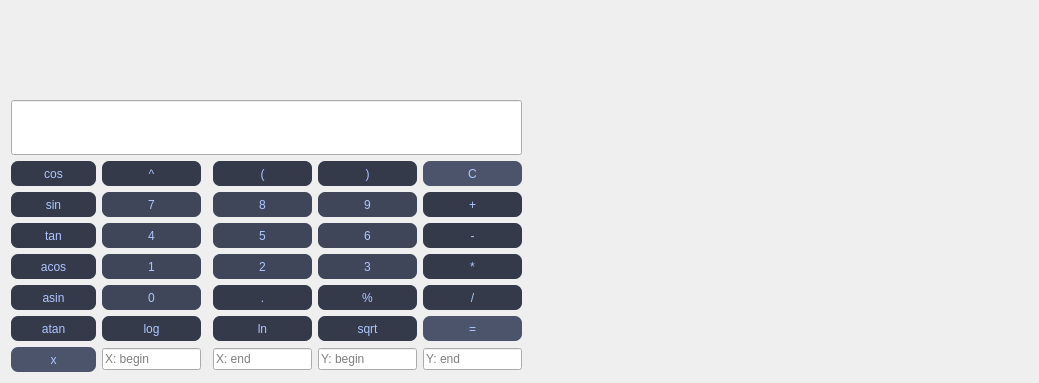
<?xml version="1.0" encoding="UTF-8"?>
<ui version="4.0">
 <class>Calc</class>
 <widget class="QWidget" name="Calc">
  <property name="geometry">
   <rect>
    <x>0</x>
    <y>0</y>
    <width>1039</width>
    <height>383</height>
   </rect>
  </property>
  <property name="windowTitle">
   <string>SmartCalculator</string>
  </property>
  <layout class="QGridLayout" name="gridLayout">
   <item row="7" column="0">
    <widget class="QPushButton" name="pushButton_atan">
     <property name="styleSheet">
      <string notr="true">background-color: rgb(52, 58, 74);
border-width: 1px;
border-radius: 7px;
color:rgb(174, 198, 255);
height: 25px;</string>
     </property>
     <property name="text">
      <string>atan</string>
     </property>
    </widget>
   </item>
   <item row="2" column="0">
    <widget class="QPushButton" name="pushButton_cos">
     <property name="sizeIncrement">
      <size>
       <width>0</width>
       <height>0</height>
      </size>
     </property>
     <property name="baseSize">
      <size>
       <width>0</width>
       <height>0</height>
      </size>
     </property>
     <property name="styleSheet">
      <string notr="true">background-color: rgb(52, 58, 74);
border-width: 1px;
border-radius: 7px;
color:rgb(174, 198, 255);
height: 25px;</string>
     </property>
     <property name="text">
      <string>cos</string>
     </property>
    </widget>
   </item>
   <item row="7" column="4">
    <widget class="QPushButton" name="pushButton_sqrt">
     <property name="styleSheet">
      <string notr="true">background-color: rgb(52, 58, 74);
border-width: 1px;
border-radius: 7px;
color:rgb(174, 198, 255);
height: 25px;</string>
     </property>
     <property name="text">
      <string>sqrt</string>
     </property>
    </widget>
   </item>
   <item row="6" column="4">
    <widget class="QPushButton" name="pushButton_mod">
     <property name="styleSheet">
      <string notr="true">background-color: rgb(52, 58, 74);
border-width: 1px;
border-radius: 7px;
color:rgb(174, 198, 255);
height: 25px;</string>
     </property>
     <property name="text">
      <string>%</string>
     </property>
    </widget>
   </item>
   <item row="3" column="1">
    <widget class="QPushButton" name="pushButton_7">
     <property name="styleSheet">
      <string notr="true">background-color: rgb(63, 70, 89);
border-width: 1px;
border-radius: 7px;
color:rgb(174, 198, 255);
height: 25px;</string>
     </property>
     <property name="text">
      <string>7</string>
     </property>
    </widget>
   </item>
   <item row="4" column="5">
    <widget class="QPushButton" name="pushButton_minus">
     <property name="styleSheet">
      <string notr="true">background-color: rgb(52, 58, 74);
border-width: 1px;
border-radius: 7px;
color:rgb(174, 198, 255);
height: 25px;</string>
     </property>
     <property name="text">
      <string>-</string>
     </property>
    </widget>
   </item>
   <item row="5" column="4">
    <widget class="QPushButton" name="pushButton_3">
     <property name="styleSheet">
      <string notr="true">background-color: rgb(63, 70, 89);
border-width: 1px;
border-radius: 7px;
color:rgb(174, 198, 255);
height: 25px;</string>
     </property>
     <property name="text">
      <string>3</string>
     </property>
    </widget>
   </item>
   <item row="4" column="1">
    <widget class="QPushButton" name="pushButton_4">
     <property name="styleSheet">
      <string notr="true">background-color: rgb(63, 70, 89);
border-width: 1px;
border-radius: 7px;
color:rgb(174, 198, 255);
height: 25px;</string>
     </property>
     <property name="text">
      <string>4</string>
     </property>
    </widget>
   </item>
   <item row="2" column="1">
    <widget class="QPushButton" name="pushButton_pow">
     <property name="styleSheet">
      <string notr="true">background-color: rgb(52, 58, 74);
border-width: 1px;
border-radius: 7px;
color:rgb(174, 198, 255);
height: 25px;</string>
     </property>
     <property name="text">
      <string>^</string>
     </property>
    </widget>
   </item>
   <item row="5" column="0">
    <widget class="QPushButton" name="pushButton_acos">
     <property name="styleSheet">
      <string notr="true">background-color: rgb(52, 58, 74);
border-width: 1px;
border-radius: 7px;
color:rgb(174, 198, 255);
height: 25px;</string>
     </property>
     <property name="text">
      <string>acos</string>
     </property>
    </widget>
   </item>
   <item row="8" column="0">
    <widget class="QPushButton" name="pushButton_x">
     <property name="minimumSize">
      <size>
       <width>85</width>
       <height>0</height>
      </size>
     </property>
     <property name="styleSheet">
      <string notr="true">background-color:rgb(76, 84, 108);
border-width: 1px;
border-radius: 7px;
color:rgb(174, 198, 255);
height: 25px;</string>
     </property>
     <property name="text">
      <string>x</string>
     </property>
    </widget>
   </item>
   <item row="6" column="3">
    <widget class="QPushButton" name="pushButton_dot">
     <property name="styleSheet">
      <string notr="true">background-color: rgb(52, 58, 74);
border-width: 1px;
border-radius: 7px;
color:rgb(174, 198, 255);
height: 25px;</string>
     </property>
     <property name="text">
      <string>.</string>
     </property>
    </widget>
   </item>
   <item row="2" column="5">
    <widget class="QPushButton" name="pushButton_C">
     <property name="styleSheet">
      <string notr="true">background-color:rgb(76, 84, 108);
border-width: 1px;
border-radius: 7px;
color:rgb(174, 198, 255);
height: 25px;</string>
     </property>
     <property name="text">
      <string>C</string>
     </property>
    </widget>
   </item>
   <item row="6" column="5">
    <widget class="QPushButton" name="pushButton_div">
     <property name="styleSheet">
      <string notr="true">background-color: rgb(52, 58, 74);
border-width: 1px;
border-radius: 7px;
color:rgb(174, 198, 255);
height: 25px;</string>
     </property>
     <property name="text">
      <string>/</string>
     </property>
    </widget>
   </item>
   <item row="6" column="1">
    <widget class="QPushButton" name="pushButton_0">
     <property name="styleSheet">
      <string notr="true">background-color: rgb(63, 70, 89);
border-width: 1px;
border-radius: 7px;
color:rgb(174, 198, 255);
height: 25px;</string>
     </property>
     <property name="text">
      <string>0</string>
     </property>
    </widget>
   </item>
   <item row="7" column="3">
    <widget class="QPushButton" name="pushButton_ln">
     <property name="styleSheet">
      <string notr="true">background-color: rgb(52, 58, 74);
border-width: 1px;
border-radius: 7px;
color:rgb(174, 198, 255);
height: 25px;</string>
     </property>
     <property name="text">
      <string>ln</string>
     </property>
    </widget>
   </item>
   <item row="0" column="6" rowspan="9">
    <widget class="QCustomPlot" name="widget" native="true">
     <property name="minimumSize">
      <size>
       <width>500</width>
       <height>0</height>
      </size>
     </property>
    </widget>
   </item>
   <item row="3" column="5">
    <widget class="QPushButton" name="pushButton_plus">
     <property name="styleSheet">
      <string notr="true">background-color: rgb(52, 58, 74);
border-width: 1px;
border-radius: 7px;
color:rgb(174, 198, 255);
height: 25px;</string>
     </property>
     <property name="text">
      <string>+</string>
     </property>
    </widget>
   </item>
   <item row="8" column="4">
    <widget class="QLineEdit" name="yBeginLine">
     <property name="mouseTracking">
      <bool>true</bool>
     </property>
     <property name="focusPolicy">
      <enum>Qt::ClickFocus</enum>
     </property>
     <property name="text">
      <string/>
     </property>
     <property name="placeholderText">
      <string>Y: begin</string>
     </property>
    </widget>
   </item>
   <item row="3" column="4">
    <widget class="QPushButton" name="pushButton_9">
     <property name="styleSheet">
      <string notr="true">background-color: rgb(63, 70, 89);
border-width: 1px;
border-radius: 7px;
color:rgb(174, 198, 255);
height: 25px;</string>
     </property>
     <property name="text">
      <string>9</string>
     </property>
    </widget>
   </item>
   <item row="3" column="0">
    <widget class="QPushButton" name="pushButton_sin">
     <property name="styleSheet">
      <string notr="true">background-color: rgb(52, 58, 74);
border-width: 1px;
border-radius: 7px;
color:rgb(174, 198, 255);
height: 25px;</string>
     </property>
     <property name="text">
      <string>sin</string>
     </property>
    </widget>
   </item>
   <item row="7" column="1">
    <widget class="QPushButton" name="pushButton_log">
     <property name="mouseTracking">
      <bool>true</bool>
     </property>
     <property name="styleSheet">
      <string notr="true">background-color: rgb(52, 58, 74);
border-width: 1px;
border-radius: 7px;
color:rgb(174, 198, 255);
height: 25px;</string>
     </property>
     <property name="text">
      <string>log</string>
     </property>
    </widget>
   </item>
   <item row="5" column="1">
    <widget class="QPushButton" name="pushButton_1">
     <property name="styleSheet">
      <string notr="true">background-color: rgb(63, 70, 89);
border-width: 1px;
border-radius: 7px;
color:rgb(174, 198, 255);
height: 25px;</string>
     </property>
     <property name="text">
      <string>1</string>
     </property>
    </widget>
   </item>
   <item row="4" column="4">
    <widget class="QPushButton" name="pushButton_6">
     <property name="styleSheet">
      <string notr="true">background-color: rgb(63, 70, 89);
border-width: 1px;
border-radius: 7px;
color:rgb(174, 198, 255);
height: 25px;</string>
     </property>
     <property name="text">
      <string>6</string>
     </property>
    </widget>
   </item>
   <item row="7" column="5">
    <widget class="QPushButton" name="pushButton_eq">
     <property name="styleSheet">
      <string notr="true">background-color:rgb(76, 84, 108);
border-width: 1px;
border-radius: 7px;
color:rgb(174, 198, 255);
height: 25px;</string>
     </property>
     <property name="text">
      <string>=</string>
     </property>
    </widget>
   </item>
   <item row="4" column="3">
    <widget class="QPushButton" name="pushButton_5">
     <property name="styleSheet">
      <string notr="true">background-color: rgb(63, 70, 89);
border-width: 1px;
border-radius: 7px;
color:rgb(174, 198, 255);
height: 25px;</string>
     </property>
     <property name="text">
      <string>5</string>
     </property>
    </widget>
   </item>
   <item row="2" column="4">
    <widget class="QPushButton" name="pushButton_square_close">
     <property name="styleSheet">
      <string notr="true">background-color: rgb(52, 58, 74);
border-width: 1px;
border-radius: 7px;
color:rgb(174, 198, 255);
height: 25px;</string>
     </property>
     <property name="text">
      <string>)</string>
     </property>
    </widget>
   </item>
   <item row="3" column="3">
    <widget class="QPushButton" name="pushButton_8">
     <property name="styleSheet">
      <string notr="true">background-color: rgb(63, 70, 89);
border-width: 1px;
border-radius: 7px;
color:rgb(174, 198, 255);
height: 25px;</string>
     </property>
     <property name="text">
      <string>8</string>
     </property>
    </widget>
   </item>
   <item row="5" column="5">
    <widget class="QPushButton" name="pushButton_mult">
     <property name="styleSheet">
      <string notr="true">background-color: rgb(52, 58, 74);
border-width: 1px;
border-radius: 7px;
color:rgb(174, 198, 255);
height: 25px;</string>
     </property>
     <property name="text">
      <string>*</string>
     </property>
    </widget>
   </item>
   <item row="1" column="0" colspan="6">
    <widget class="QLineEdit" name="inputLine">
     <property name="sizePolicy">
      <sizepolicy hsizetype="Expanding" vsizetype="Expanding">
       <horstretch>0</horstretch>
       <verstretch>0</verstretch>
      </sizepolicy>
     </property>
     <property name="maximumSize">
      <size>
       <width>16777215</width>
       <height>55</height>
      </size>
     </property>
     <property name="font">
      <font>
       <family>Arial</family>
       <pointsize>16</pointsize>
       <bold>false</bold>
       <kerning>true</kerning>
      </font>
     </property>
     <property name="text">
      <string/>
     </property>
     <property name="alignment">
      <set>Qt::AlignRight|Qt::AlignTrailing|Qt::AlignVCenter</set>
     </property>
     <property name="dragEnabled">
      <bool>true</bool>
     </property>
    </widget>
   </item>
   <item row="4" column="0">
    <widget class="QPushButton" name="pushButton_tan">
     <property name="styleSheet">
      <string notr="true">background-color: rgb(52, 58, 74);
border-width: 1px;
border-radius: 7px;
color:rgb(174, 198, 255);
height: 25px;</string>
     </property>
     <property name="text">
      <string>tan</string>
     </property>
    </widget>
   </item>
   <item row="2" column="3">
    <widget class="QPushButton" name="pushButton_square_open">
     <property name="styleSheet">
      <string notr="true">background-color: rgb(52, 58, 74);
border-width: 1px;
border-radius: 7px;
color:rgb(174, 198, 255);
height: 25px;</string>
     </property>
     <property name="text">
      <string>(</string>
     </property>
    </widget>
   </item>
   <item row="8" column="5">
    <widget class="QLineEdit" name="yEndLine">
     <property name="mouseTracking">
      <bool>true</bool>
     </property>
     <property name="focusPolicy">
      <enum>Qt::ClickFocus</enum>
     </property>
     <property name="text">
      <string/>
     </property>
     <property name="placeholderText">
      <string>Y: end</string>
     </property>
    </widget>
   </item>
   <item row="5" column="3">
    <widget class="QPushButton" name="pushButton_2">
     <property name="styleSheet">
      <string notr="true">background-color: rgb(63, 70, 89);
border-width: 1px;
border-radius: 7px;
color:rgb(174, 198, 255);
height: 25px;</string>
     </property>
     <property name="text">
      <string>2</string>
     </property>
    </widget>
   </item>
   <item row="6" column="0">
    <widget class="QPushButton" name="pushButton_asin">
     <property name="styleSheet">
      <string notr="true">background-color: rgb(52, 58, 74);
border-width: 1px;
border-radius: 7px;
color:rgb(174, 198, 255);
height: 25px;</string>
     </property>
     <property name="text">
      <string>asin</string>
     </property>
    </widget>
   </item>
   <item row="8" column="1">
    <widget class="QLineEdit" name="xBeginLine">
     <property name="mouseTracking">
      <bool>true</bool>
     </property>
     <property name="focusPolicy">
      <enum>Qt::ClickFocus</enum>
     </property>
     <property name="text">
      <string/>
     </property>
     <property name="placeholderText">
      <string>X: begin</string>
     </property>
    </widget>
   </item>
   <item row="8" column="3">
    <widget class="QLineEdit" name="xEndLine">
     <property name="mouseTracking">
      <bool>true</bool>
     </property>
     <property name="focusPolicy">
      <enum>Qt::ClickFocus</enum>
     </property>
     <property name="text">
      <string/>
     </property>
     <property name="placeholderText">
      <string>X: end</string>
     </property>
    </widget>
   </item>
  </layout>
 </widget>
 <customwidgets>
  <customwidget>
   <class>QCustomPlot</class>
   <extends>QWidget</extends>
   <header>qcustomplot.h</header>
   <container>1</container>
  </customwidget>
 </customwidgets>
 <resources/>
 <connections/>
</ui>
